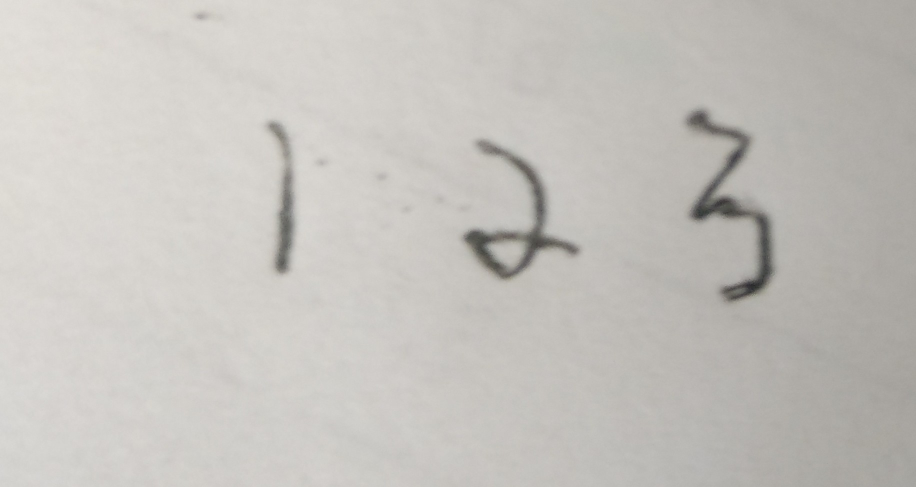
#> input picture data/my_image.jpg, 1832 x 974 px, found by its file name (shown at 1/2 size)
$ jupyter execute --allow-errors main.ipynb
#> lines starting #> are read from the running program, lines starting #| are printed output that depends on the picture; after the words box and inside, x2 and y2 are one past the last pixel; in counts of white or black regions, pixels touching at a corner belong together
### neural_network.py
# -*- coding: utf-8 -*-
"""
Created on Sat Jul 21 21:02:28 2018

@author: 周宝航
"""

import numpy as np
import logging
import matplotlib.pyplot as plt

class NeuralNetwork(object):

    def __init__(self, sizes, num_iters=None, alpha=None, lam_bda=None):
        # layers numbers
        self.num_layers = len(sizes)
        # parameter sizes
        self.weights = [np.random.randn(y, x) for x, y in zip(sizes[:-1], sizes[1:])]
        # bias sizes
        self.bias = [np.zeros((y, 1)) for y in sizes[1:]]
        # iteration numbers
        self.num_iters = num_iters if num_iters else 100
        # learning rate
        self.alpha = alpha if alpha else 1
        # regularization
        self.lam_bda = lam_bda if lam_bda!=None else 0
        # logger
        self.logger = logging.getLogger()
        logging.basicConfig(format='%(asctime)s: %(levelname)s: %(message)s')
        logging.root.setLevel(level=logging.INFO)

    def __sigmoid(self, z, derive=False):
        if derive:
            return self.__sigmoid(z) * (1.0 - self.__sigmoid(z))
        else:
            return 1.0 / (1.0 + np.exp(-z))

    # [11 lines left out: functions save, load, not called in this run]

    def forwardprop(self, X):
        activation = X
        activations = [X]
        zs = []
        for w, b in zip(self.weights, self.bias):
            z = w.dot(activation) + b
            zs.append(z)
# [4 lines of commented-out code are left out]
            activation = self.__sigmoid(z)
            activations.append(activation)
        return (activations, zs)

    # [61 lines left out: functions costFunction, backprop, train_model, not called in this run]

    def predict(self, X):
        activations, _ = self.forwardprop(X)
        y = activations[-1]
        return np.where(y == np.max(y))[0][0]

    # [6 lines left out: function evaluate, not called in this run]

### mnist_loader.py
# -*- coding: utf-8 -*-


#### Libraries
# Standard library
import pickle
import gzip

# Third-party libraries
import numpy as np

def load_data():
    """Return the MNIST data as a tuple containing the training data,
    the validation data, and the test data.

    The ``training_data`` is returned as a tuple with two entries.
    The first entry contains the actual training images.  This is a
    numpy ndarray with 50,000 entries.  Each entry is, in turn, a
    numpy ndarray with 784 values, representing the 28 * 28 = 784
    pixels in a single MNIST image.

    The second entry in the ``training_data`` tuple is a numpy ndarray
    containing 50,000 entries.  Those entries are just the digit
    values (0...9) for the corresponding images contained in the first
    entry of the tuple.

    The ``validation_data`` and ``test_data`` are similar, except
    each contains only 10,000 images.

    This is a nice data format, but for use in neural networks it's
    helpful to modify the format of the ``training_data`` a little.
    That's done in the wrapper function ``load_data_wrapper()``, see
    below.
    """
    f = gzip.open('data/mnist.pkl.gz', 'rb')
    training_data, validation_data, test_data = pickle.load(f, encoding='iso-8859-1')
    f.close()
    return (training_data, validation_data, test_data)

def load_data_wrapper():
    """Return a tuple containing ``(training_data, validation_data,
    test_data)``. Based on ``load_data``, but the format is more
    convenient for use in our implementation of neural networks.

    In particular, ``training_data`` is a list containing 50,000
    2-tuples ``(x, y)``.  ``x`` is a 784-dimensional numpy.ndarray
    containing the input image.  ``y`` is a 10-dimensional
    numpy.ndarray representing the unit vector corresponding to the
    correct digit for ``x``.

    ``validation_data`` and ``test_data`` are lists containing 10,000
    2-tuples ``(x, y)``.  In each case, ``x`` is a 784-dimensional
    numpy.ndarry containing the input image, and ``y`` is the
    corresponding classification, i.e., the digit values (integers)
    corresponding to ``x``.

    Obviously, this means we're using slightly different formats for
    the training data and the validation / test data.  These formats
    turn out to be the most convenient for use in our neural network
    code."""
    tr_d, va_d, te_d = load_data()
    training_inputs = [np.reshape(x, (784, 1)) for x in tr_d[0]]
    training_results = [vectorized_result(y) for y in tr_d[1]]
    training_data = list(zip(training_inputs, training_results))
    validation_inputs = [np.reshape(x, (784, 1)) for x in va_d[0]]
    validation_data = list(zip(validation_inputs, va_d[1]))
    test_inputs = [np.reshape(x, (784, 1)) for x in te_d[0]]
    test_data = list(zip(test_inputs, te_d[1]))
    return (training_data, validation_data, test_data)

# [8 lines left out: function vectorized_result, not called in this run]

### main.ipynb
# 基于神经网络的手写数字识别

- 明天就要回学校准备实习了，趁着最后一天清闲完成这个小实验。
- 使用的数据集是 MNIST。
- 完全自己实现神经网络的训练过程，仔细体会了反向传播的流程。

[cell 1]
# load package

import neural_network as nn
import mnist_loader as ml
import matplotlib.pyplot as plt
import cv2
import numpy as np

## 加载数据集

- 这里使用了一个脚本 *mnist_loader.py*, 将 MNIST 数据集分割为训练集、验证集、测试集。
- 展示了其中一幅训练图片，为数字 1.
- 同时，我们也打印出训练集中每个 example 的大小。

#> (a cell that did not finish here is left out)

## 网络结构与超参数选择

### Ex1
- 我们首先尝试的网络结构为：输入层 - 隐含层 - 输出层 （784 - 100 - 10）
- 迭代 20 次，学习率为 0.03，批梯度下降的batch size为 100.

[cell 3]
# create neural network

# units of all layers
architech = [784, 100, 10]

# iteration numbers
num_iter = 20

# learning rate
alpha = 0.03

# regularization parameter
lambd = 1.2

model = nn.NeuralNetwork(architech, num_iter, alpha, lambd)

#> (a cell that did not finish here is left out)

### Ex2
- 将网络结构改为：输入层 - 隐含层 - 输出层 （784 - 64 - 32 - 10）
- 迭代 20 次，学习率为 0.03，批梯度下降的batch size为 100.

[cell 5]
# create neural network

# units of all layers
architech = [784, 64, 32, 10]

# iteration numbers
num_iter = 20

# learning rate
alpha = 0.03

# regularization parameter
lambd = 1.2

model = nn.NeuralNetwork(architech, num_iter, alpha, lambd)

# train model

#> (the rest of this cell did not finish here and is left out)

## 手写数字识别

- 这里我将自己手写的一串数字作为检测目标，进行分析、识别。
- 基本流程：
    - 1. 图像预处理，如：转换为灰度图像、二值化、形态学操作。
    - 2. 连通域分析，分割出数字部分。
    - 3. 将每个数字图像部分送入上面得到的神经网络模型，得到预测结果。

[cell 6]
file_name = 'data\\my_image.jpg'

# read the image
image = cv2.imread(file_name, 0)
#> image: shape (974, 1832); min 37, max 225, mean 194.2
plt.imshow(image, 'gray')

[cell 7]
# binarize
_, b_image =  cv2.threshold(image,155,255,cv2.THRESH_BINARY)
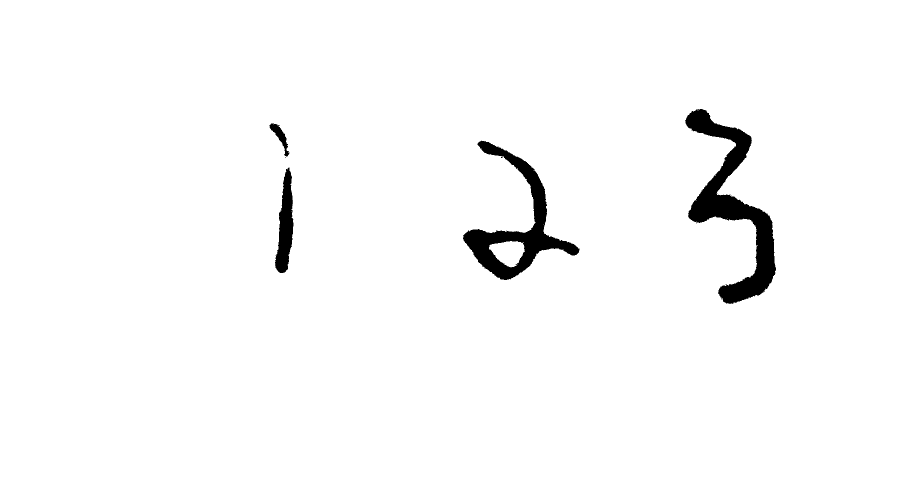
#> b_image: shape (974, 1832) (shown at 1/2 size); 97.6% white; 9 black regions (5 under 20 px), largest, box (x1, y1, x2, y2) and area: (1370, 218, 1552, 608) 21299, (926, 281, 1159, 560) 15382, (550, 335, 587, 546) 4602, (538, 247, 579, 313) 834
b_image = cv2.bitwise_not(b_image) / 255
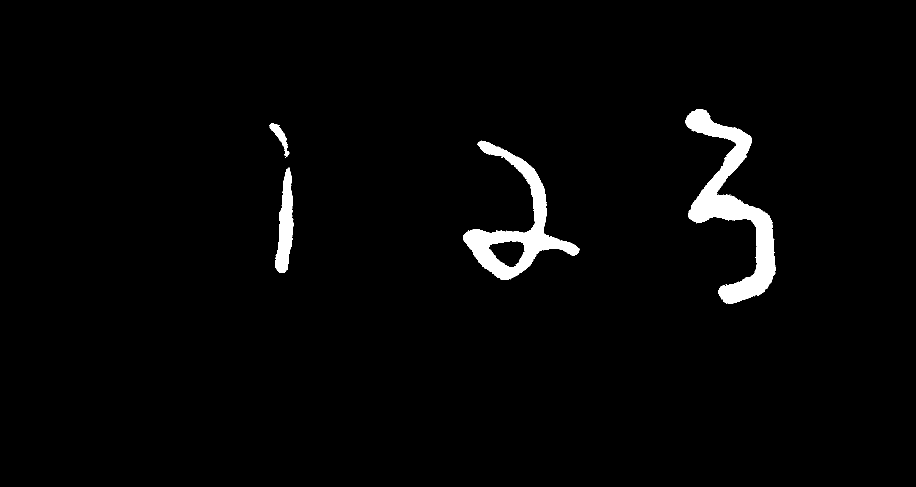
#> b_image: shape (974, 1832) float64 (shown at 1/2 size); values 0 (black) and 1 (white), 2.4% white; 9 white regions (5 under 20 px), largest, box (x1, y1, x2, y2) and area: (1370, 218, 1552, 608) 21299, (926, 281, 1159, 560) 15382, (550, 335, 587, 546) 4602, (538, 247, 579, 313) 834
plt.imshow(b_image, 'gray')

[cell 8]
# 形态学处理
t_image = cv2.morphologyEx(b_image, cv2.MORPH_OPEN, cv2.getStructuringElement(cv2.MORPH_RECT, (15,15)))
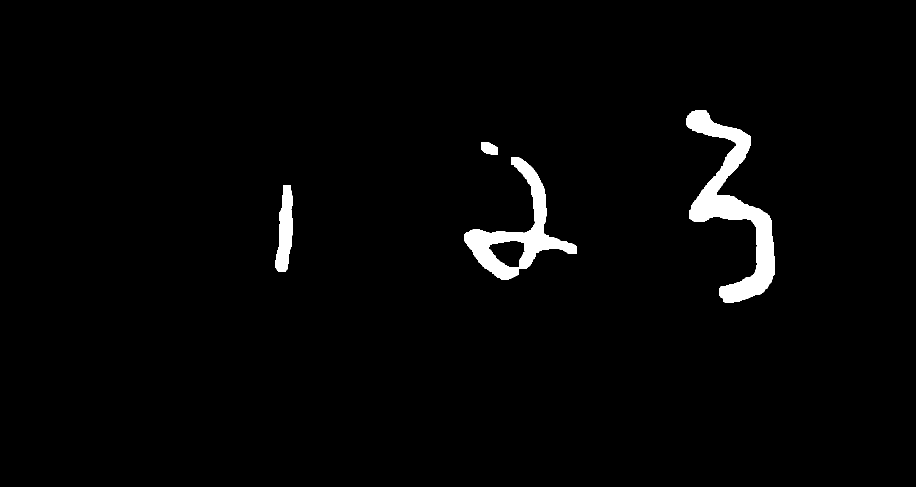
#> t_image: shape (974, 1832) float64 (shown at 1/2 size); values 0 (black) and 1 (white), 2.2% white; 4 white regions, box (x1, y1, x2, y2) and area: (1373, 221, 1550, 606) 20880, (929, 314, 1154, 559) 13695, (551, 370, 586, 543) 4030, (963, 284, 996, 309) 661
plt.imshow(t_image, 'gray')

### 分割字符

- 这里使用投影的方法，将图像向水平与垂直两个方向投影（叠加像素）。
- 由下图可以观察到，在图片中，累计像素最多的水平位置与垂直位置正是分割的坐标。
- 如此一来，我们就可以分割出图片中的数字部分。

[cell 9]
h, w = t_image.shape
#> h = 974; w = 1832

vertical = [np.sum(t_image[:, i]) for i in range(w)]
#> vertical = 1832 values, max 173 at index 567, min 0 at index 0, mean 21.43
horizontal = [np.sum(t_image[i, :]) for i in range(h)]
#> horizontal = 974 values, max 251 at index 481, min 0 at index 0, mean 40.31

plt.subplot(1,2,1)
plt.title("vertical")
plt.plot(range(w), vertical)

plt.subplot(1,2,2)
plt.title("horizontal")
plt.plot(range(h), horizontal)
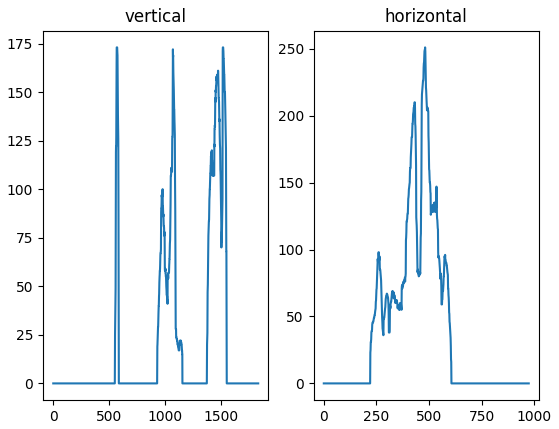
#> figure drawn by matplotlib, 2 panels; panel 1: curve peaks at x = 567, y = 173; panel 2: curve peaks at x = 481, y = 251

[cell 10]
w_pos = []
h_pos = []
padding = 100
start = 0
for i in range(w-1):
    if vertical[i] == 0 and vertical[i+1] != 0:
        start = i
    elif vertical[i] != 0 and vertical[i+1] == 0:
        w_pos.append((start, (i-start)))
#> after the loop, w_pos = [(550, 35), (928, 225), (1372, 177)]

for i in range(h-1):
    if horizontal[i] == 0 and horizontal[i+1] != 0:
        start = i
    elif horizontal[i] != 0 and horizontal[i+1] == 0:
        h_pos.append((start, (i-start)))
#> after the loop, h_pos = [(220, 385)]

img = image
numbers_img = []
raw_img = []
img_size = (28,28)
cnt = len(w_pos)
#> cnt = 3
for i, pos in enumerate(w_pos):
    x, w = pos
    y, h = h_pos[0]
    raw_img.append(image[y:y+h, x:x+w])
    crop_img = cv2.resize(t_image[y-padding:y+padding+h, x-padding:x+padding+w], img_size, interpolation=cv2.INTER_AREA)
    numbers_img.append(crop_img)
    plt.subplot(1,cnt, i+1)
    plt.imshow(crop_img, 'gray')
#> this loop made 3 passes
#> pass 1, `crop_img = cv2.resize(t_image[y-padding:y+padding+h, x-padding:x+paddi..`:
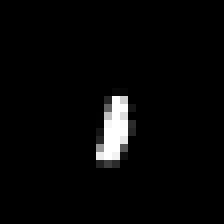
#> crop_img: shape (28, 28) float64 (shown 8 times larger); min 0, max 1, mean 0.0293
#> pass 2, `crop_img = cv2.resize(t_image[y-padding:y+padding+h, x-padding:x+paddi..`:
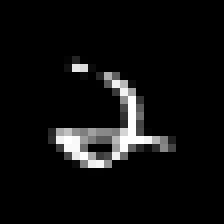
#> crop_img: shape (28, 28) float64 (shown 8 times larger); min 0, max 1, mean 0.0577
#> pass 3, `crop_img = cv2.resize(t_image[y-padding:y+padding+h, x-padding:x+paddi..`:
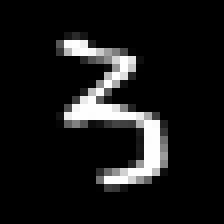
#> crop_img: shape (28, 28) float64 (shown 8 times larger); min 0, max 1, mean 0.0947
#> after the loop, numbers_img = 3 items; raw_img = 3 items

[cell 11]
cnt = len(numbers_img)
for i, num in enumerate(numbers_img):
    y = model.predict(num.reshape([-1, 1]))
    plt.subplot(1,cnt,i+1)
    plt.title("Value : {0}".format(y))
    plt.imshow(raw_img[i], 'gray')
    plt.axis('off')
#> this loop made 3 passes
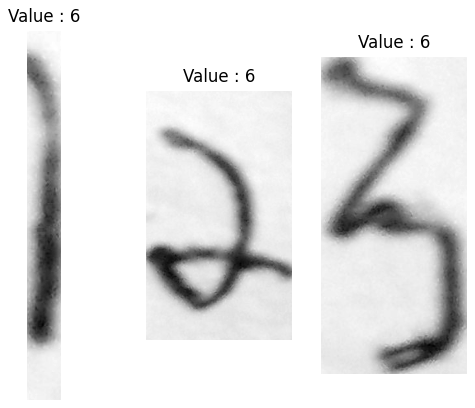
#> figure drawn by matplotlib, 3 panels
